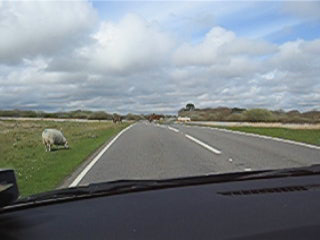
%> input picture road.png, 320 x 240 px
$ octave SegGreyHistogram.m   (GNU Octave 9; MATLAB toolbox functions it lacks are replaced by stand-ins)
%> lines starting %> are read from the running program, lines starting %| are printed output that depends on the picture
frame = imread('road.png');
%> frame is the input picture: size 240x320x3 uint8; mean R, G, B 127, 134.6, 138.6
grey = rgb2gray(frame); % convert from color to greyscale
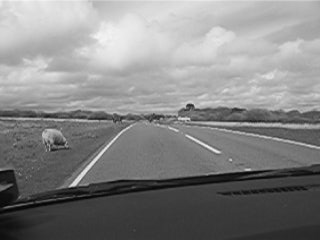
%> grey: size 240x320 uint8; min 2, max 244, mean 132.8
imwrite(grey,'roadgrey.png'); % save greyscale version of input image
seq = reshape(grey,1,320*240); % greyscale image is sequenced in a 1-D array (1*76800)
hh = zeros(1,256); % initiate a 1 by 256 matrix of zero (1*256)
hh = uint16(hh); % convert each element in the matrix to unsigned 16 bit integer
intens = uint8(0);
for i = 1:320*240
    intens = seq(i) + 1; % histogram index needs to be 1-256, not 0-255, so coverting by adding 1
    hh(intens)=hh(intens)+1;
end
%> this loop made 76800 passes
%> intens on passes 1 to 3: 239, 231, 229
%> after the loop, hh = 256 values, max 1697 at index 56, min 0 at index 1, mean 300

% segmentation of a greyscale image using the K-means algorithm
dhh = double(hh); % convert the intensity histogram matrix to double precision
%> dhh has the same summary as hh
K = 6; % Suppose K == 6, target number of clusters
mm = [10 20 60 160 220 250]; % starting values, initial centroids
imax = 10; % 10 iterations are set to meet accuracy
sq=zeros(1,K);
summ=zeros(1,K); num=zeros(1,K);
MM=zeros(1,imax);

% pass 1: find the closest centroid and recalculate the centroid
for iter=1:imax
    summ(:)=0; num(:)=0; sumsq=0;
    for j=1:256
        sq(:) = (j-mm(:)).^2; % find the euclidean distance to each centroid
        [mink,kk] = min(sq); % find minimum value of the distance and index
        summ(kk) = summ(kk)+dhh(j)*j; % sum of intensity * nums
        num(kk) = num(kk)+dhh(j);
        sumsq = sumsq+dhh(j)*mink;
    end
    mm = summ ./ num; % calculate and update the new centroids
    MM(iter) = sqrt(sumsq); % save error information
end % pass 1
%> this loop made 10 passes
%> mm on passes 1 to 10: [11.74 27.68 69.79 155.3 209.3 238.4], [14.57 35.76 72.41 150.2 201.6 230], [17.74 42.26 73.19 142.4 193.5 223.9], [20.39 50.24 75.49 132.4 186.5 219.6], [23.09 55.21 82.42 125.7 182.2 216.9], [24.8 57.26 88.96 123.7 179.5 214.8], [25.85 58.09 91.52 123.7 178.3 213.7], [25.85 58.18 92.15 123.7 177.3 212.6], [26.53 58.45 92.39 123.7 176.9 212], [26.53 58.45 92.75 123.9 176.9 212]
%> after the loop, MM = [6133.6 5382.8 4892.2 4203.8 3343 2816.3 2642.1 2612.1 2603.7 2601.3]; num = [3853 16592 7770 12477 20498 15610]; sq = [52655.1 39027 26767 17513.2 6260.7 1932.8]; summ = [102232 969762 720694 1545743 3625594 3309894]

% assignment of classes to histogram bins
classk=zeros(1,256);
% pass 2 : assign each data point to the closet of the new cluster center positions
for j=1:256
    sq(:) = (j-mm(:)).^2; %find the euclidean distance to each new centroid
    [mink,kk] = min(sq); % find index of minimum value
    classk(j)=kk; % assign class kk to histogram bin j
end % pass 2
%> this loop made 256 passes
%> (mink, kk) on passes 1 to 3: (651.9, 1), (601.9, 1), (553.8, 1)
%> after the loop, classk = 256 values from 1 to 6; sq = [52655.1 39027 26649.4 17453.7 6260.7 1932.8]

seq2=zeros(1,320*240);
seq2=uint8(seq2);

for i=1:320*240 % final assignment of intensities to image points
    j=seq(i) + 1;
    kk=classk(j);
    intens=mm(kk) - 1;
    seq2(i)=intens;
end
%> this loop made 76800 passes
%> (j, kk, intens) on passes 1 to 3: (239, 6, 211), (231, 6, 211), (229, 6, 211)
KMout=reshape(seq2,240,320); % re-form output image
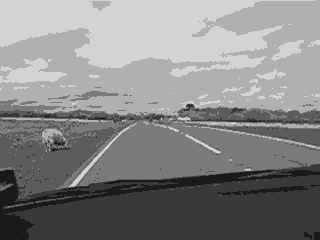
%> KMout: size 240x320 uint8; min 26, max 211, mean 132.8

figure; % show and save output image
imshow(KMout);
imwrite(KMout,'roadclasses.png');

% plot histogram
figure;
set(gca,'fontsize',11);
box on; hold on;
for i=1:K
    line([mm(i)-1,mm(i)-1],[0,0.025],'color','c','linewidth',1.0)
end

j=1:256; % use j as a plot variable
plot(j-1,dhh/(320*240),'-r');
pbaspect([2 1 1]);
axis([0 255 0 0.025]);
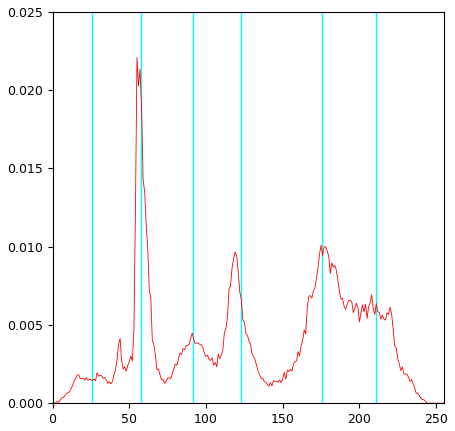
%> figure redrawn from the program's plot data; curve peaks at x = 55, y = 0.0221
saveas(gcf,'roadhist.tif')
saveas(gcf,'roadhist','epsc') % save eps version of color plot

% plot convergence
figure;
set(gca,'fontsize',11);
set(gca,'XTick',([ 1 2 3 4 5 6 7 8 9 10 ]))
set(gca,'YTick',([ 0 1000 2000 3000 4000 5000 6000 7000 ]))
grid on; box on; hold on
i=1:imax;
plot(i,MM,'r');
pbaspect([2 1 1]);
axis([1 10 0 7000]);
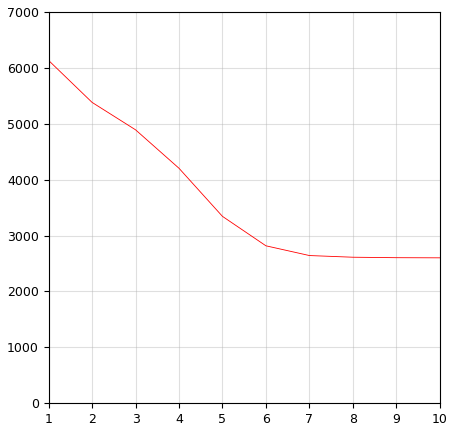
%> figure redrawn from the program's plot data; curve peaks at x = 1, y = 6133.6
saveas(gcf,'roadconv.tif')
saveas(gcf,'roadconv','epsc') % save eps version of color plot
